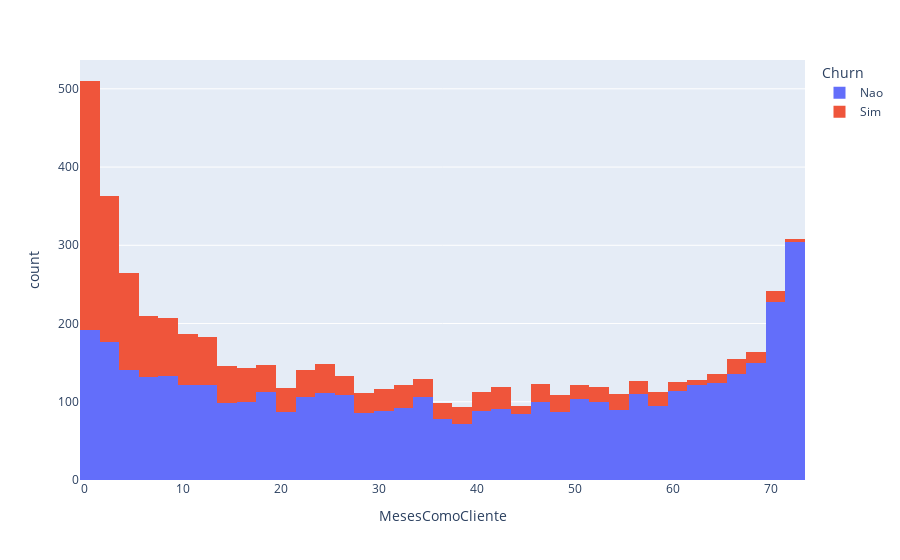
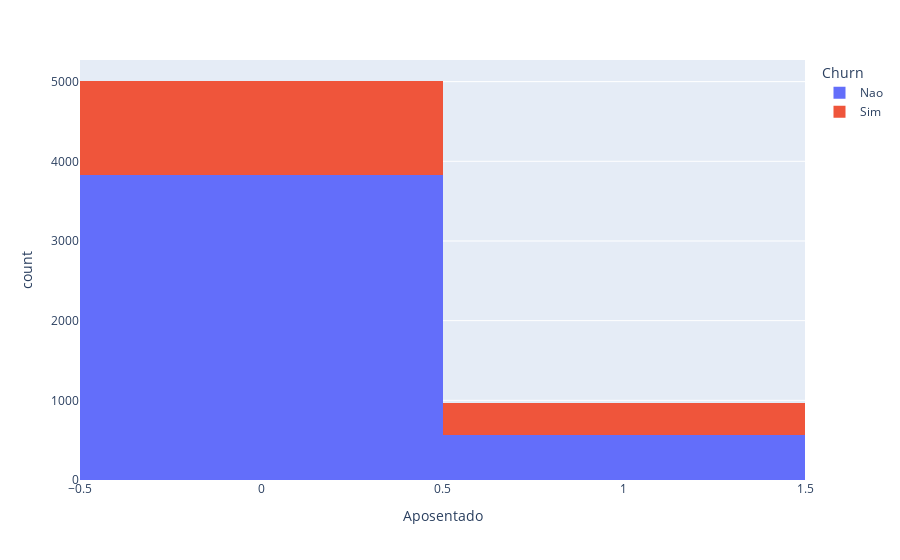
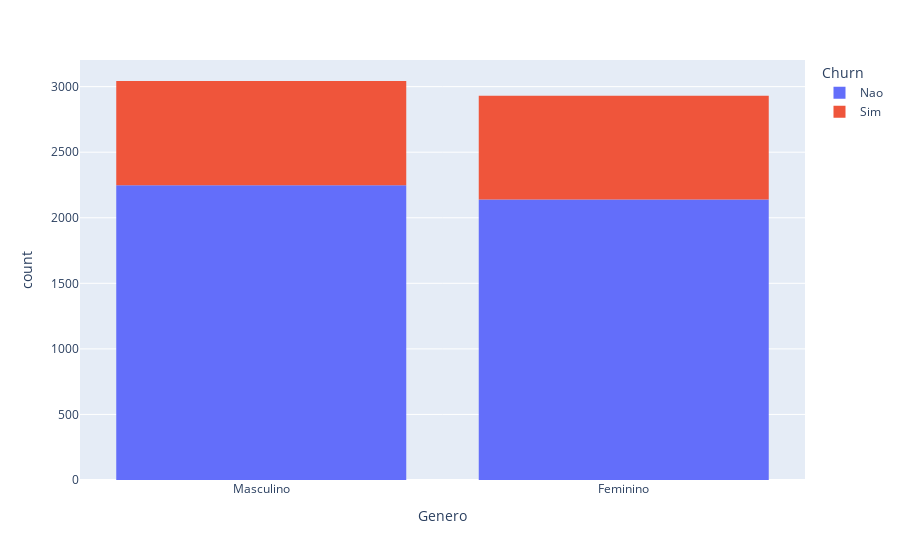
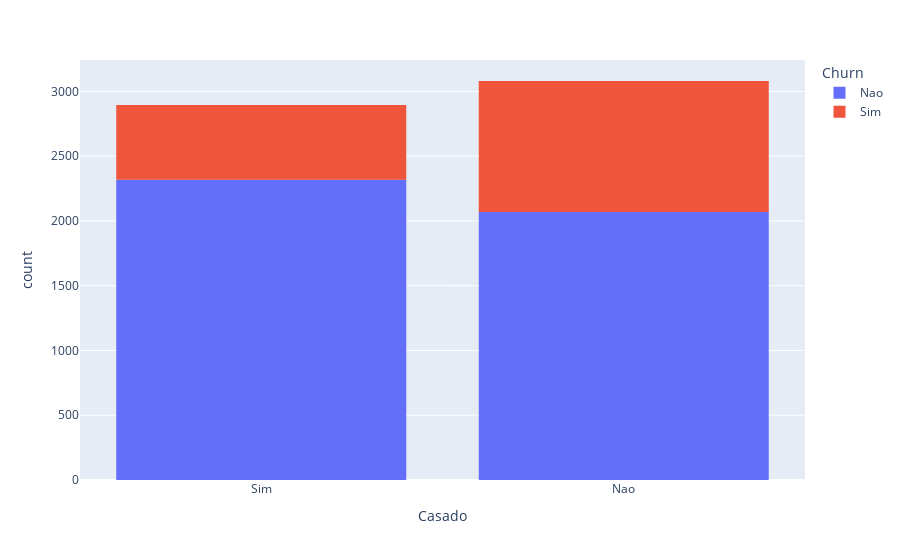

The cell these charts' notebook holds for them, in order:
### Code cell
# Passo 5: Descobrir os motivos do cancelamento
import plotly.express as px

# etapa 1: cria o gráfico
grafico = px.histogram(tabela, x="MesesComoCliente", color="Churn")

# etapa 2: exibe o gráfico
grafico.show()

grafico = px.histogram(tabela, x="Aposentado", color="Churn")
grafico.show()

grafico = px.histogram(tabela, x="Genero", color="Churn")
grafico.show()

grafico = px.histogram(tabela, x="Casado", color="Churn")
grafico.show()

### Figure 1 — Plotly figure (JSON) as saved in the notebook; plotly's stock layout.template omitted (floating-point values rounded to 4 significant figures; data arrays with more than 128 entries replaced by an {"elided": "..."} marker saying what was removed)
{"data": [{"alignmentgroup": "True", "bingroup": "x", "hovertemplate": "Churn=Nao<br>MesesComoCliente=%{x}<br>count=%{y}<extra></extra>", "legendgroup": "Nao", "marker": {"color": "#636efa", "pattern": {"shape": ""}}, "name": "Nao", "offsetgroup": "Nao", "orientation": "v", "showlegend": true, "type": "histogram", "x": {"elided": "4387 int values"}, "xaxis": "x", "yaxis": "y"}, {"alignmentgroup": "True", "bingroup": "x", "hovertemplate": "Churn=Sim<br>MesesComoCliente=%{x}<br>count=%{y}<extra></extra>", "legendgroup": "Sim", "marker": {"color": "#EF553B", "pattern": {"shape": ""}}, "name": "Sim", "offsetgroup": "Sim", "orientation": "v", "showlegend": true, "type": "histogram", "x": {"elided": "1587 int values"}, "xaxis": "x", "yaxis": "y"}], "layout": {"barmode": "relative", "legend": {"title": {"text": "Churn"}, "tracegroupgap": 0}, "margin": {"t": 60}, "xaxis": {"anchor": "y", "domain": [0, 1], "title": {"text": "MesesComoCliente"}}, "yaxis": {"anchor": "x", "domain": [0, 1], "title": {"text": "count"}}}}

### Figure 2 — Plotly figure (JSON) as saved in the notebook; plotly's stock layout.template omitted (floating-point values rounded to 4 significant figures; data arrays with more than 128 entries replaced by an {"elided": "..."} marker saying what was removed)
{"data": [{"alignmentgroup": "True", "bingroup": "x", "hovertemplate": "Churn=Nao<br>Aposentado=%{x}<br>count=%{y}<extra></extra>", "legendgroup": "Nao", "marker": {"color": "#636efa", "pattern": {"shape": ""}}, "name": "Nao", "offsetgroup": "Nao", "orientation": "v", "showlegend": true, "type": "histogram", "x": {"elided": "4387 int values"}, "xaxis": "x", "yaxis": "y"}, {"alignmentgroup": "True", "bingroup": "x", "hovertemplate": "Churn=Sim<br>Aposentado=%{x}<br>count=%{y}<extra></extra>", "legendgroup": "Sim", "marker": {"color": "#EF553B", "pattern": {"shape": ""}}, "name": "Sim", "offsetgroup": "Sim", "orientation": "v", "showlegend": true, "type": "histogram", "x": {"elided": "1587 int values"}, "xaxis": "x", "yaxis": "y"}], "layout": {"barmode": "relative", "legend": {"title": {"text": "Churn"}, "tracegroupgap": 0}, "margin": {"t": 60}, "xaxis": {"anchor": "y", "domain": [0, 1], "title": {"text": "Aposentado"}}, "yaxis": {"anchor": "x", "domain": [0, 1], "title": {"text": "count"}}}}

### Figure 3 — Plotly figure (JSON) as saved in the notebook; plotly's stock layout.template omitted (floating-point values rounded to 4 significant figures; data arrays with more than 128 entries replaced by an {"elided": "..."} marker saying what was removed)
{"data": [{"alignmentgroup": "True", "bingroup": "x", "hovertemplate": "Churn=Nao<br>Genero=%{x}<br>count=%{y}<extra></extra>", "legendgroup": "Nao", "marker": {"color": "#636efa", "pattern": {"shape": ""}}, "name": "Nao", "offsetgroup": "Nao", "orientation": "v", "showlegend": true, "type": "histogram", "x": {"elided": "4387 str values"}, "xaxis": "x", "yaxis": "y"}, {"alignmentgroup": "True", "bingroup": "x", "hovertemplate": "Churn=Sim<br>Genero=%{x}<br>count=%{y}<extra></extra>", "legendgroup": "Sim", "marker": {"color": "#EF553B", "pattern": {"shape": ""}}, "name": "Sim", "offsetgroup": "Sim", "orientation": "v", "showlegend": true, "type": "histogram", "x": {"elided": "1587 str values"}, "xaxis": "x", "yaxis": "y"}], "layout": {"barmode": "relative", "legend": {"title": {"text": "Churn"}, "tracegroupgap": 0}, "margin": {"t": 60}, "xaxis": {"anchor": "y", "domain": [0, 1], "title": {"text": "Genero"}}, "yaxis": {"anchor": "x", "domain": [0, 1], "title": {"text": "count"}}}}

### Figure 4 — Plotly figure (JSON) as saved in the notebook; plotly's stock layout.template omitted (floating-point values rounded to 4 significant figures; data arrays with more than 128 entries replaced by an {"elided": "..."} marker saying what was removed)
{"data": [{"alignmentgroup": "True", "bingroup": "x", "hovertemplate": "Churn=Nao<br>Casado=%{x}<br>count=%{y}<extra></extra>", "legendgroup": "Nao", "marker": {"color": "#636efa", "pattern": {"shape": ""}}, "name": "Nao", "offsetgroup": "Nao", "orientation": "v", "showlegend": true, "type": "histogram", "x": {"elided": "4387 str values"}, "xaxis": "x", "yaxis": "y"}, {"alignmentgroup": "True", "bingroup": "x", "hovertemplate": "Churn=Sim<br>Casado=%{x}<br>count=%{y}<extra></extra>", "legendgroup": "Sim", "marker": {"color": "#EF553B", "pattern": {"shape": ""}}, "name": "Sim", "offsetgroup": "Sim", "orientation": "v", "showlegend": true, "type": "histogram", "x": {"elided": "1587 str values"}, "xaxis": "x", "yaxis": "y"}], "layout": {"barmode": "relative", "legend": {"title": {"text": "Churn"}, "tracegroupgap": 0}, "margin": {"t": 60}, "xaxis": {"anchor": "y", "domain": [0, 1], "title": {"text": "Casado"}}, "yaxis": {"anchor": "x", "domain": [0, 1], "title": {"text": "count"}}}}
